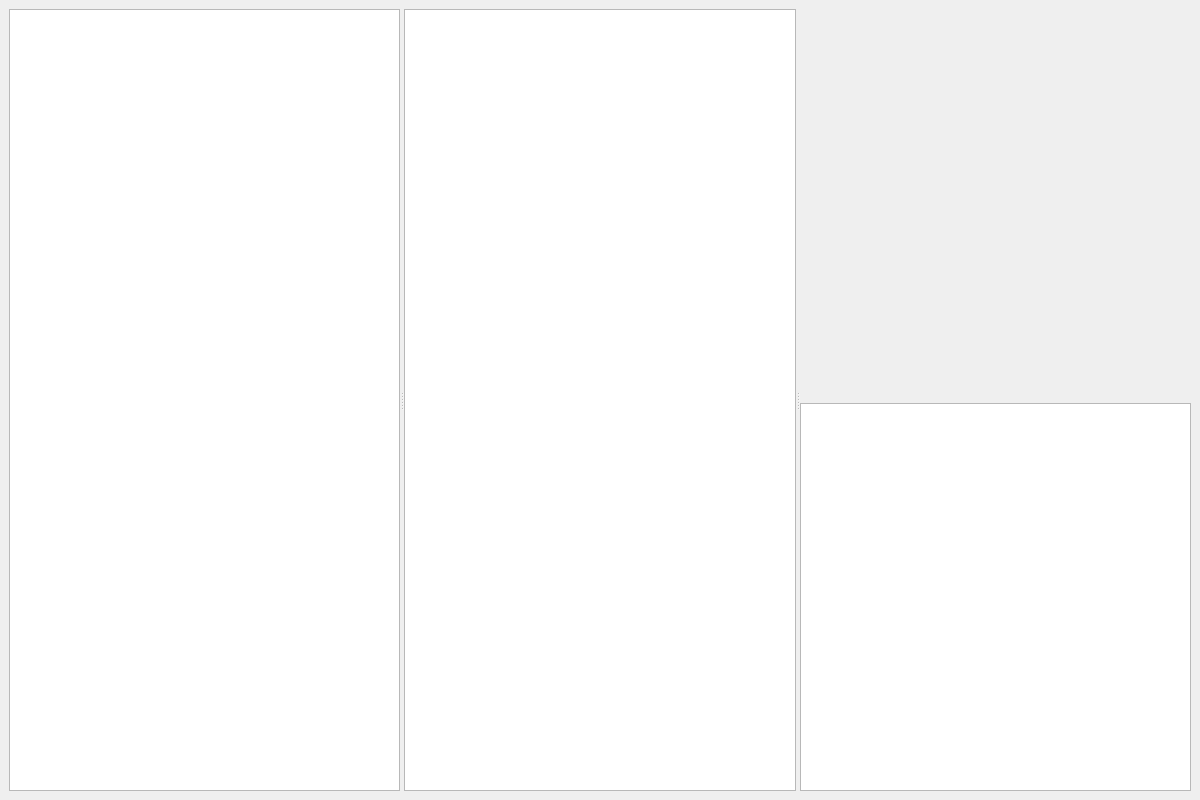
<?xml version="1.0" encoding="UTF-8"?>
<ui version="4.0">
    <class>MainWindow</class>
    <widget class="QMainWindow" name="MainWindow">
        <property name="geometry">
            <rect>
                <x>0</x>
                <y>0</y>
                <width>1200</width>
                <height>800</height>
            </rect>
        </property>
        <property name="windowTitle">
            <string>MainWindow</string>
        </property>
        <widget class="QWidget" name="centralwidget">
            <layout class="QHBoxLayout" name="horizontalLayout">
                <item>
                    <widget class="QSplitter" name="mainSplitter">
                        <property name="orientation">
                            <enum>Qt::Horizontal</enum>
                        </property>
                        <widget class="QWidget" name="leftPanel">
                            <layout class="QVBoxLayout" name="leftLayout">
                                <item>
                                    <widget class="QListWidget" name="elementsList">
                                        <property name="dragEnabled">
                                            <bool>true</bool>
                                        </property>
                                        <property name="defaultDropAction">
                                            <enum>Qt::CopyAction</enum>
                                        </property>
                                    </widget>
                                </item>
                            </layout>
                        </widget>
                        <widget class="QWidget" name="centerPanel">
                            <layout class="QVBoxLayout" name="centerLayout">
                                <item>
                                    <widget class="QGraphicsView" name="designView">
                                        <property name="acceptDrops">
                                            <bool>true</bool>
                                        </property>
                                        <property name="dragMode">
                                            <enum>QGraphicsView::RubberBandDrag</enum>
                                        </property>
                                    </widget>
                                </item>
                            </layout>
                        </widget>
                        <widget class="QWidget" name="rightPanel">
                            <layout class="QVBoxLayout" name="rightLayout">
                                <item>
                                    <widget class="QWidget" name="rightPanel" native="true">
                                        <layout class="QVBoxLayout" name="verticalLayout">
                                            <item>
                                                <spacer name="verticalSpacer">
                                                    <property name="orientation">
                                                        <enum>Qt::Vertical</enum>
                                                    </property>
                                                    <property name="sizeHint" stdset="0">
                                                        <size>
                                                            <width>20</width>
                                                            <height>40</height>
                                                        </size>
                                                    </property>
                                                </spacer>
                                            </item>
                                        </layout>
                                    </widget>
                                </item>
                                <item>
                                    <widget class="QTextEdit" name="htmlPreview">
                                        <property name="readOnly">
                                            <bool>true</bool>
                                        </property>
                                    </widget>
                                </item>
                            </layout>
                        </widget>
                    </widget>
                </item>
            </layout>
        </widget>
    </widget>
    <resources/>
    <connections/>
</ui>
